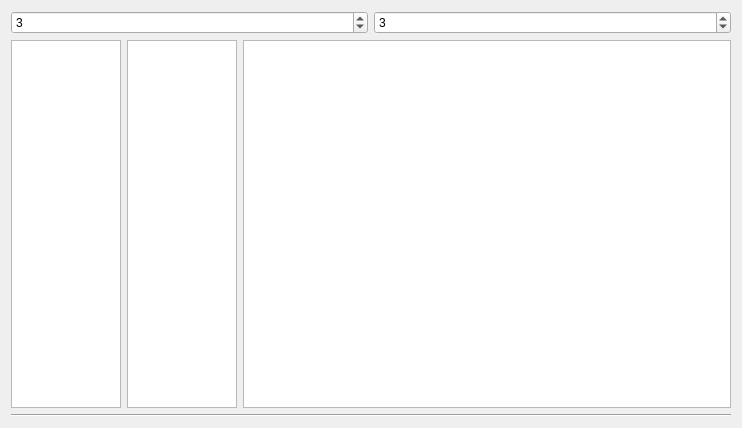
<?xml version="1.0" encoding="UTF-8"?>
<ui version="4.0">
 <class>MainWindowClass</class>
 <widget class="QWidget" name="MainWindowClass">
  <property name="geometry">
   <rect>
    <x>0</x>
    <y>0</y>
    <width>742</width>
    <height>428</height>
   </rect>
  </property>
  <property name="windowTitle">
   <string>ExpertEstimationMethodLabs</string>
  </property>
  <layout class="QVBoxLayout" name="verticalLayout">
   <item>
    <layout class="QHBoxLayout" name="horizontalLayout" stretch="4,4">
     <item>
      <widget class="QSpinBox" name="expert_number">
       <property name="minimum">
        <number>1</number>
       </property>
       <property name="value">
        <number>3</number>
       </property>
      </widget>
     </item>
     <item>
      <widget class="QSpinBox" name="alternative_number">
       <property name="minimum">
        <number>1</number>
       </property>
       <property name="value">
        <number>3</number>
       </property>
      </widget>
     </item>
    </layout>
   </item>
   <item>
    <layout class="QHBoxLayout" name="horizontalLayout_2" stretch="0,0,4">
     <item>
      <widget class="QTableWidget" name="experts">
       <property name="sizePolicy">
        <sizepolicy hsizetype="Fixed" vsizetype="Expanding">
         <horstretch>0</horstretch>
         <verstretch>0</verstretch>
        </sizepolicy>
       </property>
       <property name="maximumSize">
        <size>
         <width>110</width>
         <height>16777215</height>
        </size>
       </property>
       <attribute name="horizontalHeaderMinimumSectionSize">
        <number>50</number>
       </attribute>
       <attribute name="horizontalHeaderDefaultSectionSize">
        <number>50</number>
       </attribute>
      </widget>
     </item>
     <item>
      <widget class="QTableWidget" name="alternatives">
       <property name="sizePolicy">
        <sizepolicy hsizetype="Fixed" vsizetype="Expanding">
         <horstretch>0</horstretch>
         <verstretch>0</verstretch>
        </sizepolicy>
       </property>
       <property name="maximumSize">
        <size>
         <width>110</width>
         <height>16777215</height>
        </size>
       </property>
       <attribute name="horizontalHeaderMinimumSectionSize">
        <number>50</number>
       </attribute>
       <attribute name="horizontalHeaderDefaultSectionSize">
        <number>50</number>
       </attribute>
      </widget>
     </item>
     <item>
      <widget class="QTableWidget" name="estimations">
       <attribute name="horizontalHeaderMinimumSectionSize">
        <number>50</number>
       </attribute>
       <attribute name="horizontalHeaderDefaultSectionSize">
        <number>50</number>
       </attribute>
      </widget>
     </item>
    </layout>
   </item>
   <item>
    <widget class="Line" name="line">
     <property name="orientation">
      <enum>Qt::Horizontal</enum>
     </property>
    </widget>
   </item>
   <item>
    <layout class="QHBoxLayout" name="result_layout"/>
   </item>
  </layout>
 </widget>
 <layoutdefault spacing="6" margin="11"/>
 <resources/>
 <connections/>
</ui>
